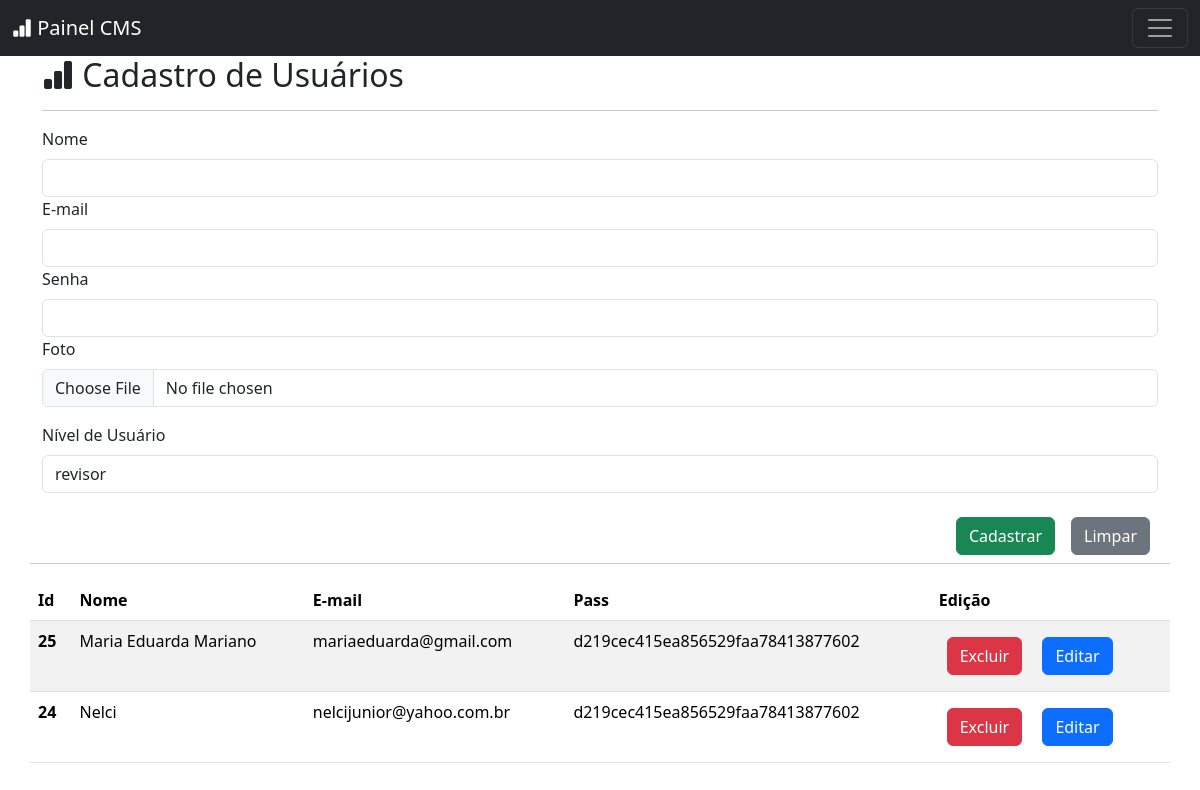
Screenshot of /admin/user/index.php (signed in) with the database file from the repository.
### tables this page shows
CREATE TABLE `user` (
  `id` int(11) NOT NULL,
  `name` varchar(30) NOT NULL,
  `email` varchar(30) NOT NULL,
  `pass` varchar(40) NOT NULL,
  `slug` varchar(255) NOT NULL,
  `image` varchar(100) NOT NULL,
  `level` int(11) NOT NULL
);

### conn/config.php (called while the page is built)
<?php
$base = 'http://localhost/projetos-php/app-blog';
?>

### _class/model.class.php (called while the page is built, shortened)
<?php
class Model
{
    private $pdo;
    private $table;
    public function __construct($pdo, $table)
    {
        $this->pdo = $pdo;
        $this->table = $table;
    }
    public function selectAll()
    {
        try {
            $sql = "SELECT * FROM $this->table order by id DESC ";
            $sth = $this->pdo->query($sql);
            return $sth->fetchAll(PDO::FETCH_ASSOC);
        } catch (PDOException $e) {
            throw new Exception('Database error: ' . $e->getMessage());
        }
        return [];
    }
}

### admin/user/index.php (the view, shortened to what this page needs)
<?php
include_once '../inc/header.php';
?>
</head>
<body>
    <?php
    $model = 'user';
    $dir = 'user';
    $namePage = 'Cadastro de Usuários';
    include '../inc/menu.php';
    ?>
    <div class="container">
        <div class="row">
            <div class="col-12">
                <h2 class="fs-2"><i class="bi bi-bar-chart-fill"></i> <?= $namePage ?></h2>
                <hr>
                <form action="insert.php" method="post" enctype="multipart/form-data" class="d-flex flex-column">
                    <div class="form-group">
                        <label class="form-label"> Nome</label>
                        <input class="form-control" type="text" name="name">
                    </div>
                    <div class="form-group">
                        <label class="form-label"> E-mail</label>
                        <input class="form-control" type="text" name="email">
                    </div>
                    <div class="form-group">
                        <label class="form-label"> Senha</label>
                        <input class="form-control" type="text" name="pass">
                    </div>
                    <div class="form-group">
                        <label class="form-label"> Foto </label>
                        <input class="form-control" type="file" id="image" name="image">
                    </div>
                    <div class="form-group mt-3">
                        <label class="form-label"> Nível de Usuário </label>
                        <select class="form-control" name="level">
                            <?php
                            try {
                                $fk = 'level';
                                $fk = new Model($pdo, $fk);
                                $data = $fk->selectAll();
                                foreach ($data as $registers) :
                                    extract($registers);
                            ?>
                                    <option value="<?= $id ?>"><?= $name ?></option>
                            <?php
                                endforeach;
                            } catch (PDOException $e) {
                                echo 'error ' . $e->getMessage();
                            }
                            ?>
                        </select>
                    </div>
                    <div class="d-flex justify-content-end mt-3">
                        <button type="submit" class="btn btn-success m-2">Cadastrar</button>
                        <button type="reset" class="btn btn-secondary m-2">Limpar</button>
                    </div>
                </form>
            </div>
            <hr>
            <table class="table table-striped">
                <thead>
                    <tr>
                        <th scope="col">Id</th>
                        <th scope="col">Nome</th>
                        <th scope="col" class="d-none d-md-table-cell">E-mail</th>
                        <th scope="col" class="d-none d-md-table-cell">Pass</th>
                        <th scope="col">Edição</th>
                    </tr>
                </thead>
                <tbody>
                    <?php
                    try {
                        $model = new Model($pdo, $model);
                        $data = $model->selectAll();
                        foreach ($data as $registers) :
                            extract($registers);
                    ?>
                            <tr>
                                <th scope="row"><?= $id ?></th>
                                <td><?= $name ?></td>
                                <td class="d-none d-md-table-cell"><?= $email ?></td>
                                <td class="d-none d-md-table-cell"><?= $pass ?></td>
                                <td>
                                    <button class="btn btn-danger m-2 btn-delete" data-id="<?= $id; ?>">Excluir</button>
                                    <a class="btn btn-primary m-2" href="<?= $base; ?>/admin/<?= $dir ?>/form-update.php?id=<?= $id; ?>"> Editar </a>
                                </td>
                            </tr>
                    <?php
                        endforeach;
                    } catch (PDOException $e) {
                        echo 'error ' . $e->getMessage();
                    }
                    ?>
                </tbody>
            </table>
        </div>
    </div>
</body>
<?php
include '../inc/footer.php';
?>

### admin/inc/header.php (shortened to what this page needs)
<?php
include_once '../../conn/config.php';
include_once '../../conn/conect.php';
include_once '../../_class/model.class.php';
?>
<!DOCTYPE html>
<html lang="en">
<head>
    <link href="https://cdn.jsdelivr.net/npm/bootstrap@5.3.3/dist/css/bootstrap.min.css" rel="stylesheet">
    <link rel="stylesheet" href="https://cdn.jsdelivr.net/npm/bootstrap-icons@1.11.3/font/bootstrap-icons.min.css">
    <link rel="stylesheet" href="https://cdn.jsdelivr.net/npm/sweetalert2@11/dist/sweetalert2.min.css">

### admin/inc/menu.php (shortened to what this page needs)
<nav class="navbar navbar-dark bg-dark">
  <div class="container-fluid">
    <a class="navbar-brand" href="<?= $base ?>/admin/home.php"> <i class="bi bi-bar-chart-fill"></i> Painel CMS</a>
    <button class="navbar-toggler" type="button" data-bs-toggle="offcanvas" data-bs-target="#offcanvasDarkNavbar" aria-controls="offcanvasDarkNavbar" aria-label="Toggle navigation">
      <span class="navbar-toggler-icon"></span>
    </button>
  </div>
</nav>

### admin/inc/footer.php (shortened to what this page needs)
</html>

### rows the page displays
user: id "25", name "Maria Eduarda Mariano", email "mariaeduarda@gmail.com", pass "d219cec415ea856529faa78413877602"
user: id "24", name "Nelci", email "nelcijunior@yahoo.com.br", pass "d219cec415ea856529faa78413877602"

### other values shown
$namePage "Cadastro de Usuários"
form field level "revisor"
